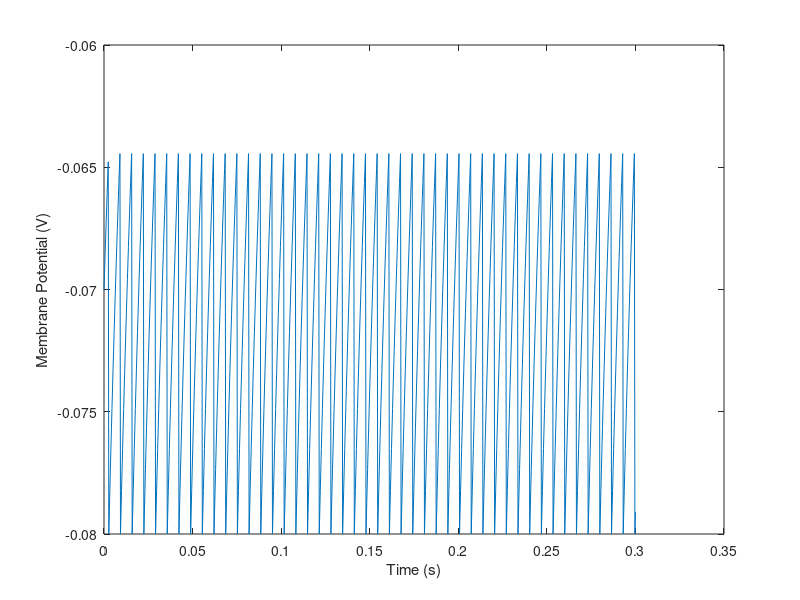

Source code (MATLAB):
% section A 
tau = 0.015;
dt = tau/50;
Rm = 1.0e+07;
V_thresh = -0.065; 
V_reset = -0.08;
E = -0.07;

%section B 
Ie = 3.5e-09;
T= 0:dt:0.3;
V_hat = zeros(size(T));
S= zeros(size(T));
V_0 = -0.07;
V_hat(1) = V_0;


%section C 
for t=2:length(T)
    if V_hat(t-1)<V_thresh
        V_hat(t)= V_hat(t-1) + (dt/tau) * (E - V_hat(t-1) + Rm * Ie);
    else
        V_hat(t)= V_reset;
        S(t)=1;
    end    
end

% Plotting the membrane potential
plot(T,V_hat)
xlabel('Time (s)')
ylabel('Membrane Potential (V)')

% Compute the firing rate
spike_times = find(S==1);
firing_rate = length(spike_times)/(T(end)-T(1));

firing_rate

